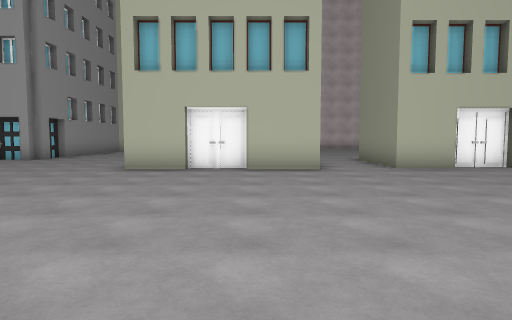
view 1 (above)

24 first-person views from a walk through a scene from a Unity 3-D project. The camera is 1.5 m above the floor, tilts 4° down and sees 75° across. Doors are open. The floor is counted in squares, 2 m on a side. Each view is taken from the middle of a square. On the plan, view 1 faces up. The plan holds only what a view shows up to about 11 squares ahead; the rest is blank. The place goes on beyond the plan.

view 2
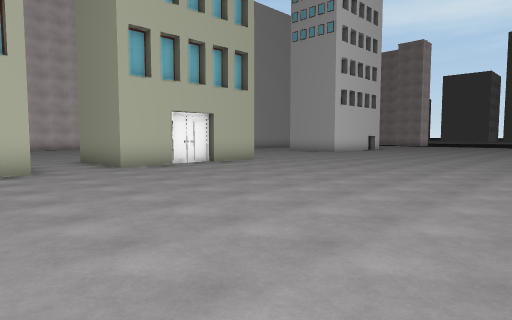

view 3
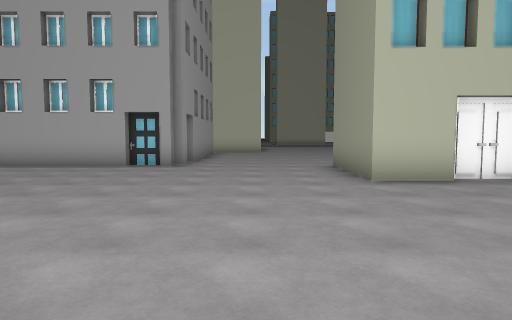

view 4
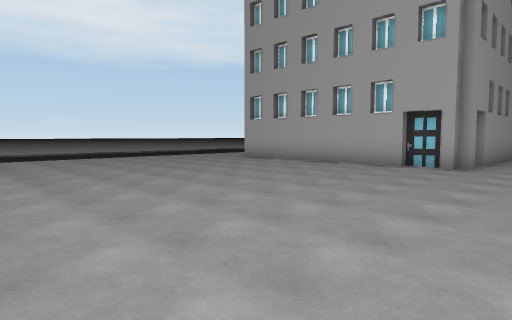

view 5
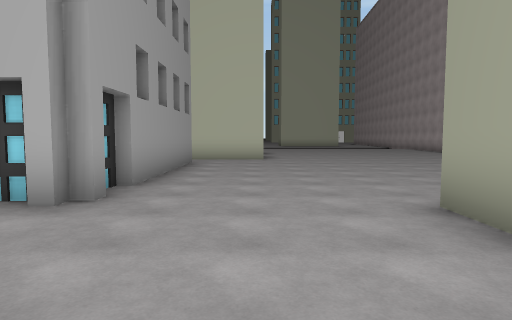

view 6
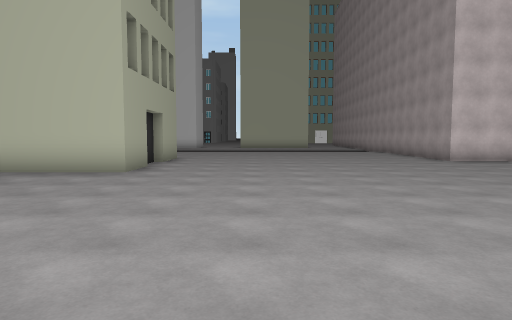

view 7
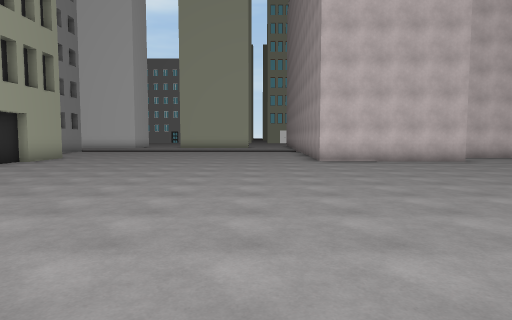

view 8
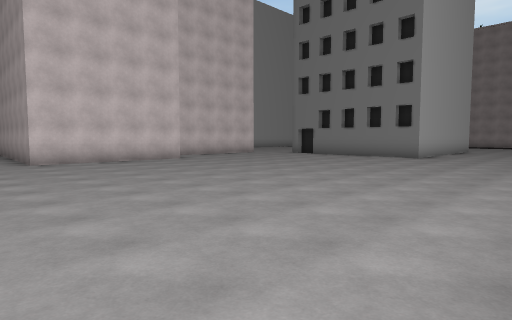

view 9
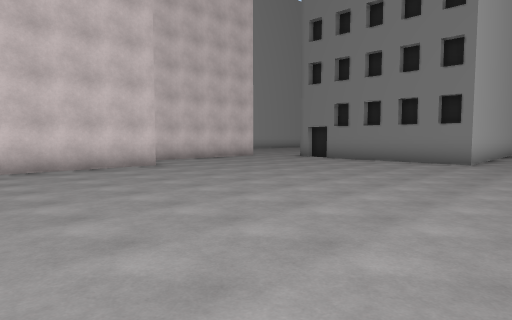

view 10
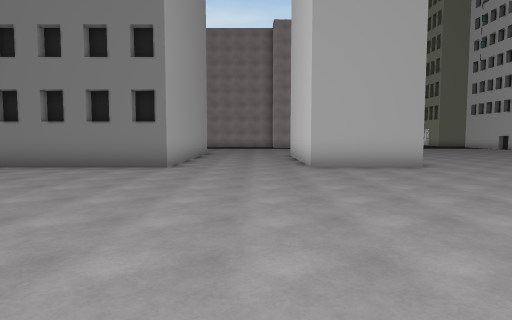

view 11
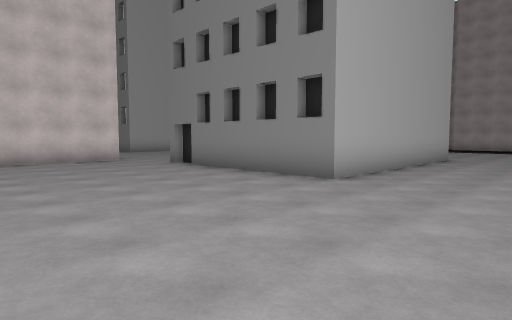

view 12
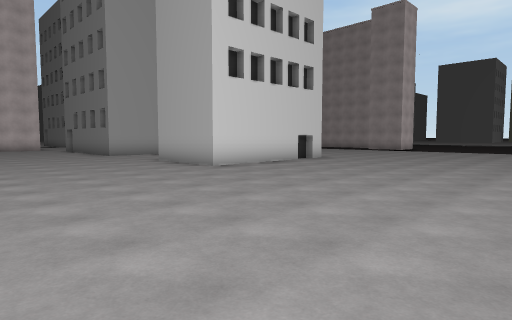

view 13
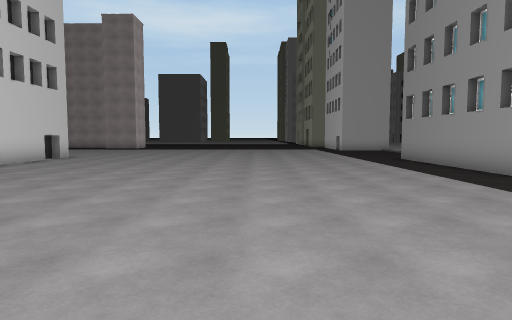

view 14
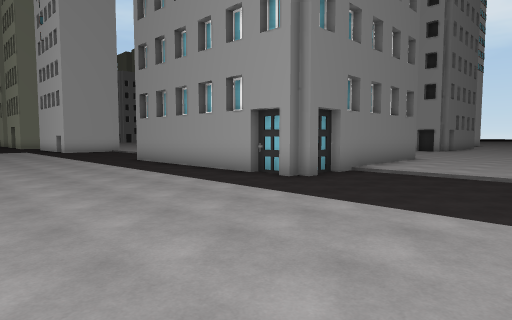

view 15
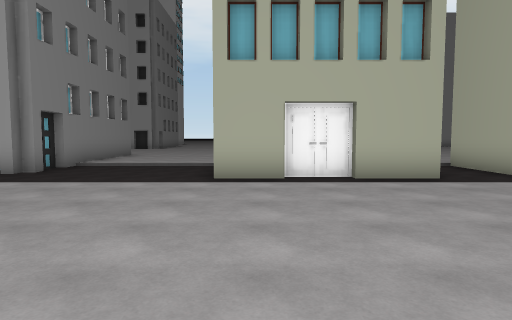

view 16
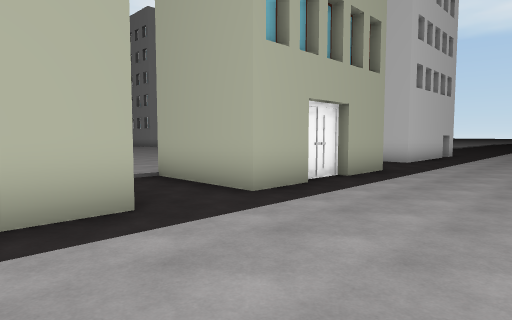

view 17
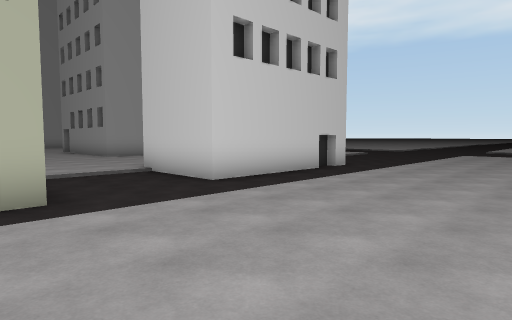

view 18
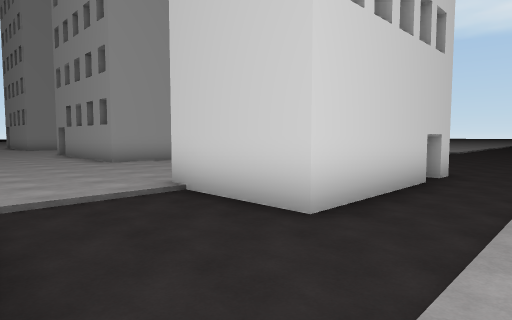

view 19
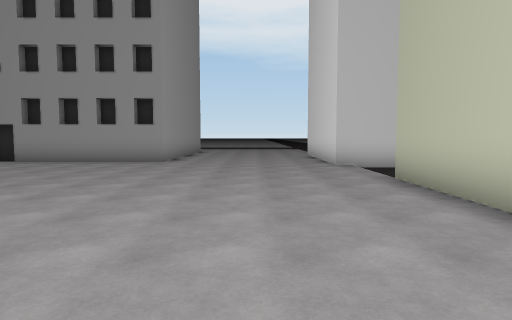

view 20
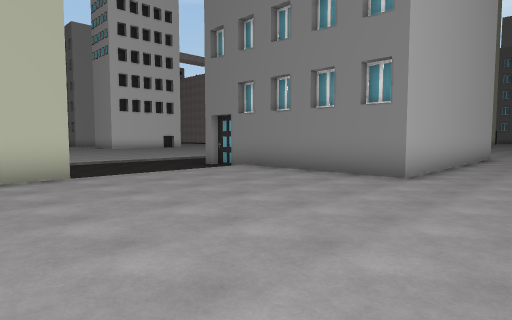

view 21
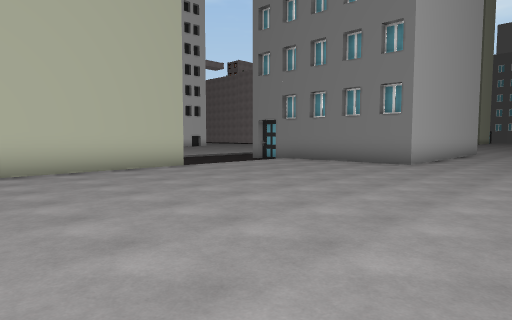

view 22
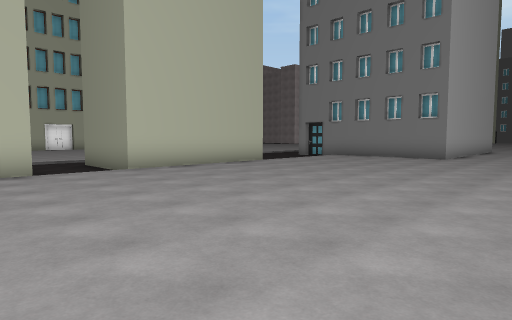

view 23
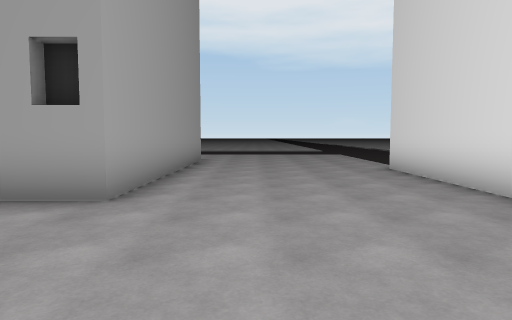

view 24
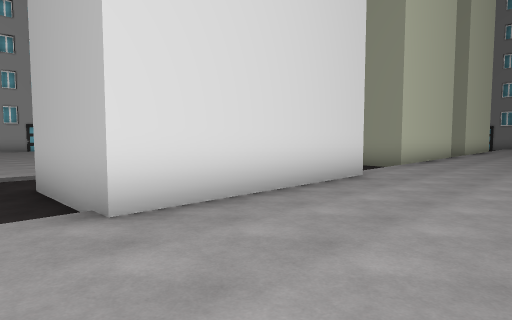

### Floor plan
Key: @ floor where view 1 was taken; # wall or solid block; . main floor; - floor 0.25 m lower than the main floor; O other object.
Columns run from 12 left of view 1 to 21 right of it. Each row starts with its distance up from view 1.
 22        O........##   ......
 21        O.........####.....O
 20        O...................O
 19        O..................#
 18      OO#..................#O
 17      #....................#O
 16      O....................#O
 15      O.....................######.
 14      O............................
 13      O..........................
 12      O...... .................
 11 OOOOO#.....   ..... .......OOO
 10 .........O    ..O    ......O
  9 .........O    ..O     .....OOOO
  8 .........OOOOO..O##O# .........
  7 ..................... ..........
  6 .................................
  5 ..................................
  4 ..................................
  3 ................................
  2   .............................
  1 ...............................
  0 ............@....................
 -1 .................................
 -2 --------------------------------
 -3 -OOOOOO--OOOOO--OOOO#----------
 -4  -O   O--O   O--O   #---OOOOOOOO
 -5 --O   O--OOOOO--OOOO#---#
 -6 ..#####.................#
 -7 ........................#
 -8 ........................#
 -9 ........................#OOOOOOO
-10 ................................
-11 OOOOOO.......................
-12      O..... ..............
-13      O....  ........

Positions as (right, up) in squares from view 1, and headings:
1: (0, 0), facing up
2: (0, 0), facing up-right
3: (-5, 2), facing up
4: (-5, 2), facing up-left
5: (-5, 7), facing up
6: (-2, 11), facing up
7: (2, 11), facing up
8: (2, 11), facing up-right
9: (4, 13), facing up-right
10: (6, 13), facing right
11: (9, 12), facing up-right
12: (9, 2), facing up-right
13: (7, 2), facing right
14: (8, 2), facing down-right
15: (7, 4), facing down
16: (5, 1), facing down-left
17: (-2, 2), facing down-left
18: (-3, -1), facing down-left
19: (3, -8), facing left
20: (6, -12), facing up-right
21: (3, -13), facing up-right
22: (0, -13), facing up-right
23: (-3, -9), facing left
24: (-12, -9), facing up-right
